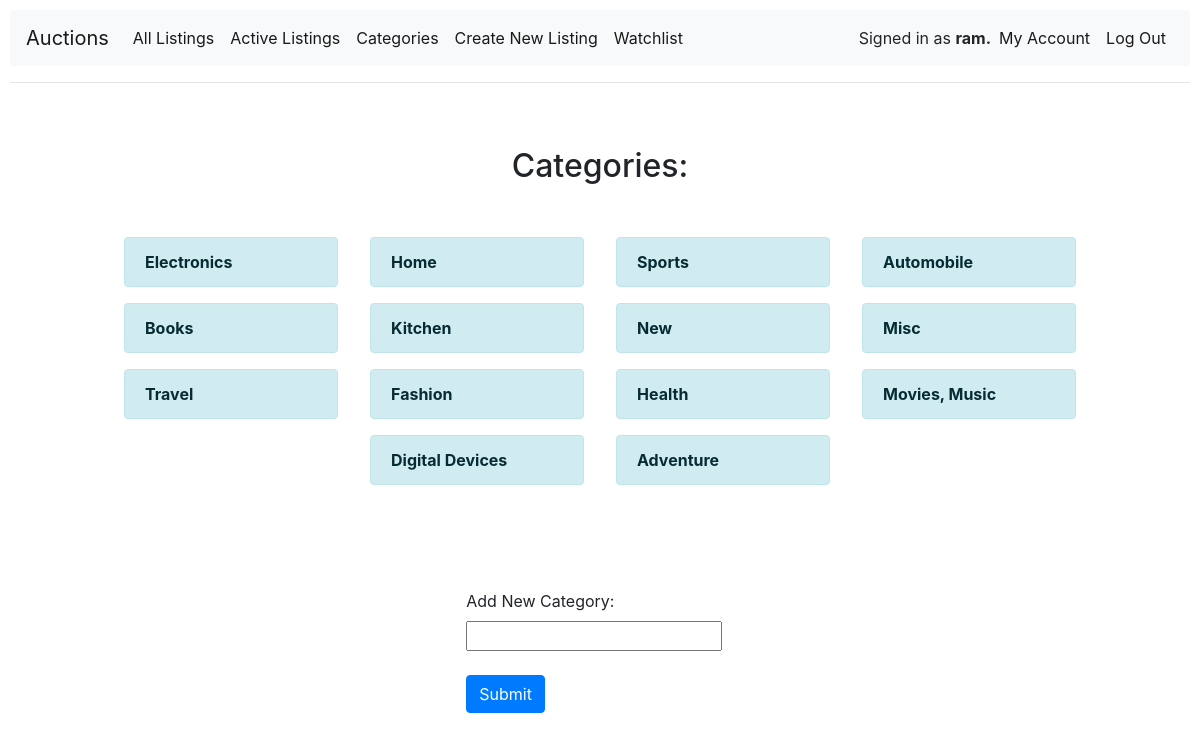
The app's page /categories (signed in) with its own data.
### auctions/models.py (models this page shows, shortened)
class User(AbstractUser):
    location = models.CharField(max_length=30, blank=True)
    birth_date = models.DateField(null=True, blank=True)

class Category(models.Model):
    category = models.CharField(max_length=20)

### auctions/views.py (the view)
# urls.py: path("categories", views.categories, name="categories"),
def categories(request):
    if request.method == "POST":
        form = Categoryform(request.POST)
        if form.is_valid():
            newcategory = form.save()
            newcategory.save()
            return HttpResponseRedirect(reverse("categories"))
        else:
            return render(request, "auctions/categories.html",{
            "form": form
            })
    else:
        form = Categoryform()
        categories = Category.objects.all()
        return render(request, "auctions/categories.html",{
            "categories": categories,
            "form":form
            })

### auctions/views.py
class Categoryform(ModelForm):
    class Meta:
        model = Category
        fields = '__all__'

### auctions/templates/auctions/categories.html (shortened to what this page needs)
{% extends "auctions/layout.html" %}
{% block body %}
<div class="container">
    <br><br>
    <h2 class="text-center">Categories:</h2>
    <br>
    <div class="row row-cols-5 justify-content-center">
        {% for category in categories %}
            <div class="col mx-3 alert alert-info">
                <a class="alert-link"  href="{% url 'category' category.category %}">{{ category.category }}</a>
            </div>
        {% endfor %}
    </div>
    <br>
    <br>
    {% if user.is_authenticated %}
    <div class="row row-cols-4 justify-content-center">
        <form action="" method="post" >
            <div>
                <label for="">Add New </label>
                {{ form }}
            </div>
            <br>
                <input class="btn btn-primary" type="submit" value="Submit">
        </form>
    </div>
    {% endif %}
</div>
{% endblock %}

### auctions/templates/auctions/layout.html (shortened to what this page needs)
{% load static %}
<!DOCTYPE html>
<html lang="en">
    <head>
        <link rel="stylesheet" href="https://stackpath.bootstrapcdn.com/bootstrap/4.4.1/css/bootstrap.min.css">
        <link href="{% static 'auctions/styles.css' %}" rel="stylesheet">
    </head>
    <body>
      <nav class="navbar navbar-light navbar-expand-lg bg-light">
        <a class="navbar-brand" href="{% url 'index' %}">Auctions</a>
          <div class="collapse navbar-collapse" id="navbarNav">
            <div class="navbar-nav">
              <a class="nav-item nav-link active" href="{% url 'all_listings' %}">All Listings</a>
              <a class="nav-item nav-link active" href="{% url 'index' %}">Active Listings</a>
              <a class="nav-item nav-link active" href="{% url 'categories' %}">Categories</a>
                {% if user.is_authenticated %}
                  <a class="nav-item nav-link active" href="{% url 'newlisting' %}">Create New Listing</a>
                  <a class="nav-item nav-link active" href="{% url 'watchlist' %}">Watchlist</a>
                {% else %}
                  <a class="nav-item nav-link active" href="{% url 'login' %}">Log In</a>
                  <a class="nav-item nav-link active" href="{% url 'register' %}">Register</a>
                {% endif %}
            </div>
            <div class="navbar-nav form-inline ml-auto">
              {% if user.is_authenticated %}
                  <span> Signed in as <strong>{{ user.username }}.</strong></span>
                  <a class="nav-link active" href="{% url 'useraccount' %}">My Account</a>
                  <a class="nav-link active" href="{% url 'logout' %}">Log Out</a>
              {% else %}
                  <span> Not signed in. </span>
              {% endif %}
            </div>
          </div>
      </nav>
        <hr>
        {% block body %}
        {% endblock %}
    </body>
</html>

### auctions/static/auctions/styles.css (style rules this page uses)
body { padding: 10px; }
.row { padding: 10px; margin: 10px; }

### records on screen
User: username "ram"
Category: category "Electronics"
Category: category "Home"
Category: category "Sports"
Category: category "Automobile"
Category: category "Books"
Category: category "Kitchen"
Category: category "New"
Category: category "Misc"
Category: category "Travel"
Category: category "Fashion"
Category: category "Health"
Category: category "Movies, Music"
Category: category "Digital Devices"
Category: category "Adventure"
